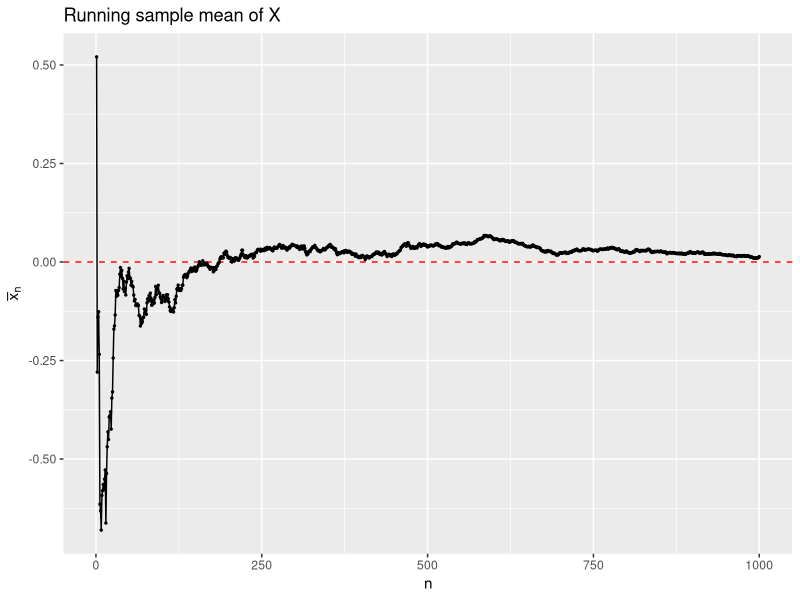
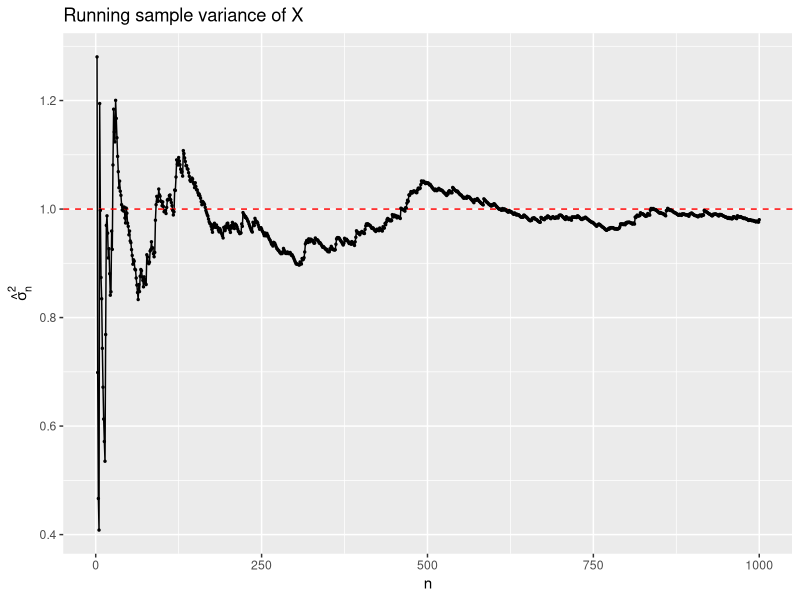
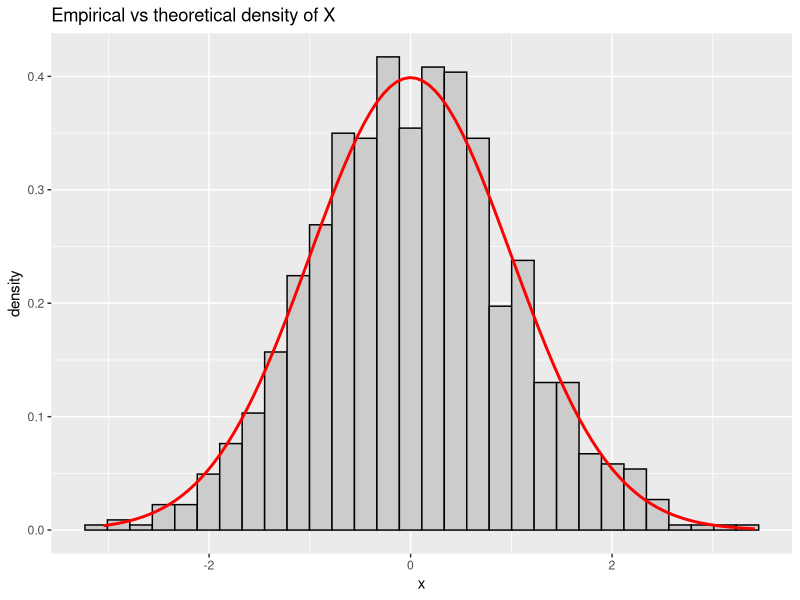
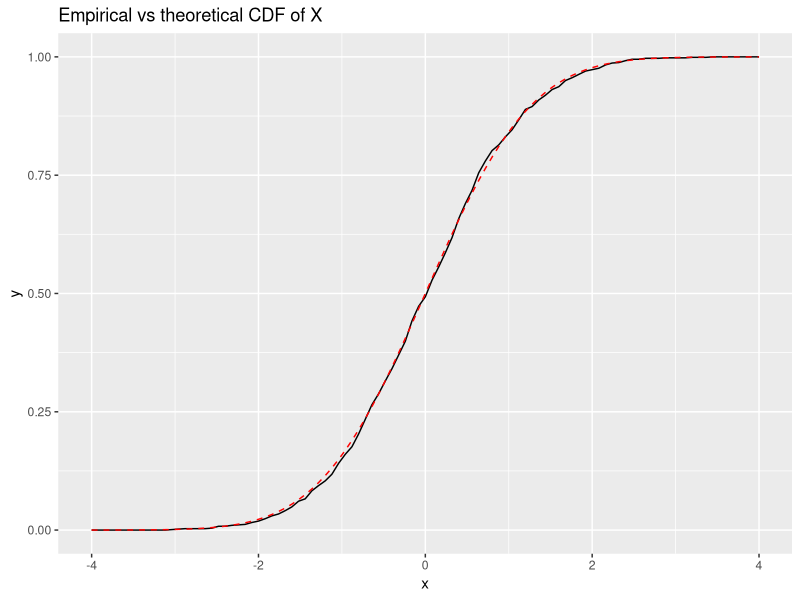
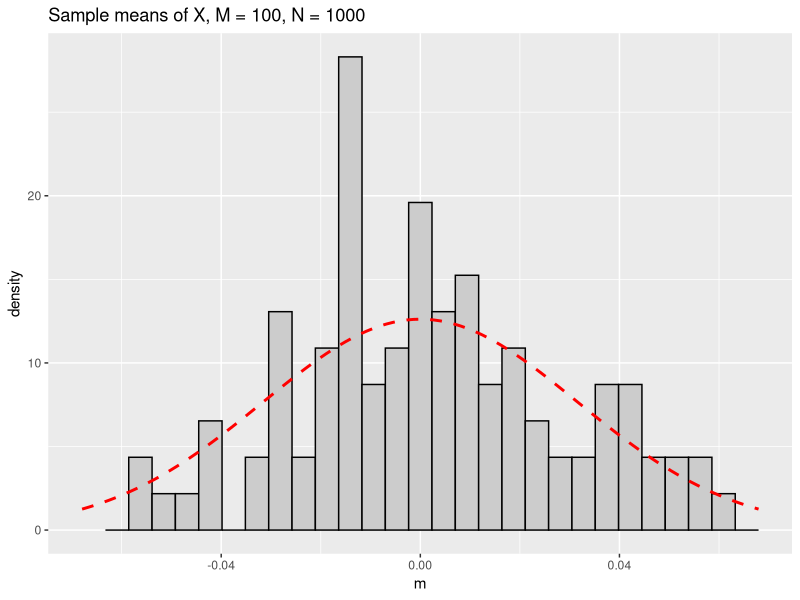
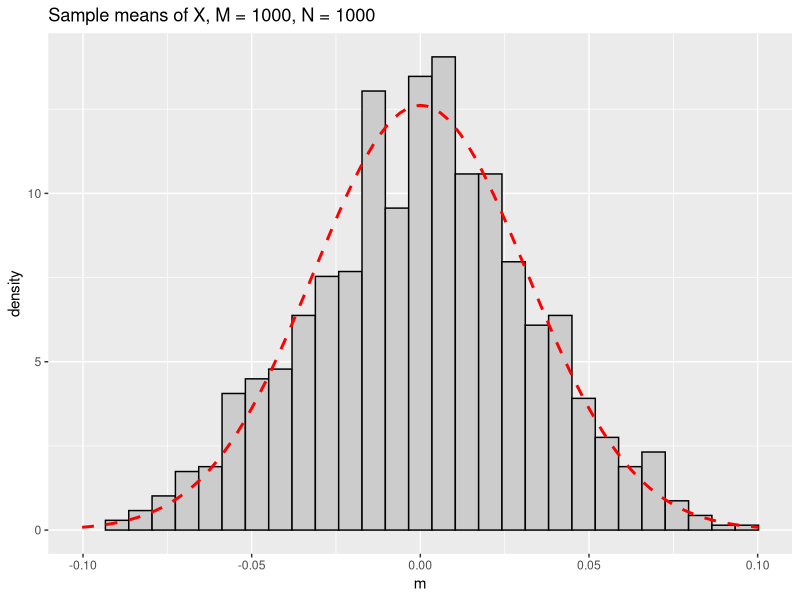
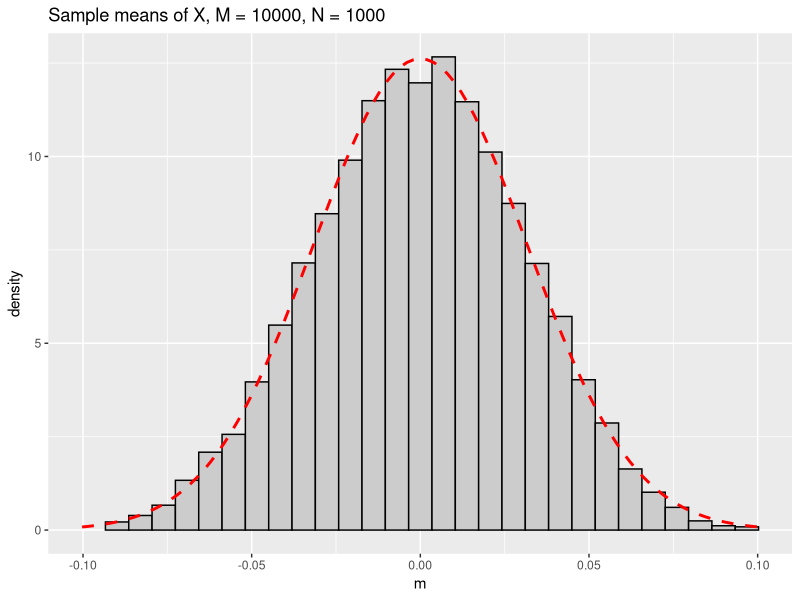
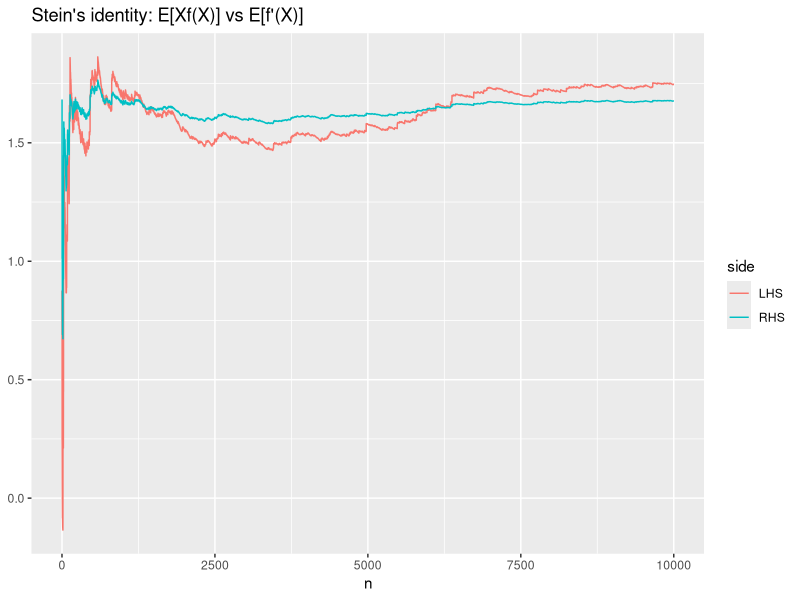

The R source for these figures, in order:
library(ggplot2)
library(tidyr)

# ---------------------------------------------------------------------------
# Problem 1.5(a)-(f): Monte Carlo approximation of E[X], g(x) = x throughout
# ---------------------------------------------------------------------------

MonteCarloApprox <- function(
  seed,
  N = 1000,
  M = c(100, 1000),
  Mean = 0,
  Sd = 1
) {

  dXdist = function(x) dnorm(x, mean = Mean, sd = Sd)
  pXdist = function(q) pnorm(q, mean = Mean, sd = Sd)
  rXdist = function(n) rnorm(n, mean = Mean, sd = Sd)
  set.seed(seed)

  # b) sample X
  vec <- rXdist(N)

  # c) running sample mean and variance
  runningMean <- cumsum(vec) / seq_along(vec)

  runningVar <- rep(NA_real_, N) # need n >= 2
  for (n in 2:N) {
    runningVar[n] <- sum((vec[1:n] - runningMean[n])^2) / (n - 1)
  }

  plotSampleMean <- ggplot(data.frame(n = seq_along(runningMean), mean = runningMean),
                            aes(x = n, y = mean)) +
    geom_line() +
    geom_hline(yintercept = Mean, color = "red", linetype = "dashed") +
    geom_point(size = 0.5) +
    labs(x = "n", y = expression(bar(x)[n]), title = "Running sample mean of X")

  plotSampleVar <- ggplot(data.frame(n = seq_along(runningVar), var = runningVar),
                           aes(x = n, y = var)) +
    geom_line() +
    geom_hline(yintercept = Sd, color = "red", linetype = "dashed") +
    geom_point(size = 0.5) +
    labs(x = "n", y = expression(hat(sigma)[n]^2), title = "Running sample variance of X")

  # d) density histogram of X vs the theoretical density of X
  plotDensity <- ggplot(data.frame(x = vec), aes(x = x)) +
    geom_histogram(aes(y = after_stat(density)), bins = 30, colour = "black", fill = "grey80") +
    stat_function(fun = dXdist, colour = "red", linewidth = 1) +
    labs(title = "Empirical vs theoretical density of X")

  # e) empirical vs theoretical distribution function of X
  empDistFunc <- function(t) sapply(t, function(tt) mean(vec <= tt))

  plotDistFunc <- ggplot(data.frame(x = c(-4, 4)), aes(x = x)) +
    geom_function(fun = empDistFunc, colour = "black") +
    geom_function(fun = pXdist, colour = "red", linetype = "dashed") +
    labs(title = "Empirical vs theoretical CDF of X")

  # f) distribution of the sample mean, for each choice of M
  sampleMeanPlots <- vector("list", length(M))
  maxWidth <- 0.00000001
  
  for (i in seq_along(M)) {
    Mchoice <- M[i]
    newVec  <- rXdist(Mchoice * N)

    independentSampleMeans <- numeric(Mchoice)
    for (j in seq_len(Mchoice)) {
      independentSampleMeans[j] <- mean(newVec[((j - 1) * N + 1):(j * N)])
    }

    maxWidth <- max(maxWidth, quantile(independentSampleMeans, probs = c(0.999)))

    # Exact density of the sample mean: X ~ N(0,1), so the mean of N iid
    # draws is exactly N(0, 1/N) -- no need to approximate.
    p <- ggplot(data.frame(m = independentSampleMeans), aes(x = m)) +
      geom_histogram(aes(y = after_stat(density)), bins = 30, colour = "black", fill = "grey80") +
      stat_function(fun = function(m) dnorm(m, mean = 0, sd = 1 / sqrt(N)),
                    colour = "red", linetype = "dashed", linewidth = 1) +
      labs(title = paste0("Sample means of X, M = ", Mchoice, ", N = ", N)) +
      xlim(c(-maxWidth, maxWidth))

    sampleMeanPlots[[i]] <- p
  }

  list(
    plotSampleMean  = plotSampleMean,
    plotSampleVar   = plotSampleVar,
    plotDensity     = plotDensity,
    plotDistFunc    = plotDistFunc,
    sampleMeanPlots = sampleMeanPlots
  )
}

# first run
firstRun <- MonteCarloApprox(
  seed = 2026,
  N = 1000,
  M = 10**seq(2,4)
)

# print everything
print(firstRun$plotSampleMean)
print(firstRun$plotSampleVar)
print(firstRun$plotDensity)
print(firstRun$plotDistFunc)
for (p in firstRun$sampleMeanPlots) print(p) 
#Clearly the histogram resembles the N(0,1/N) distribution far better for bigger N


# ---------------------------------------------------------------------------
# Problem 1.5(g): Stein's identity, illustrated numerically
# ---------------------------------------------------------------------------
# Stein's identity (1.1(b)): for X ~ N(0,1),  E[X f(X)] = E[f'(X)].
# We estimate both sides by Monte Carlo and watch them converge.

steinIdentity <- function(f, fprime, N = 10000, seed = 2026, plot = TRUE) {
  set.seed(seed)
  x <- rnorm(N)

  runningLHS <- cumsum(x * f(x)) / seq_len(N)   # estimate of E[X f(X)]
  runningRHS <- cumsum(fprime(x)) / seq_len(N)  # estimate of E[f'(X)]

  cat("E[X f(X)] approx:", round(tail(runningLHS, 1), 4), "\n")
  cat("E[f'(X)]  approx:", round(tail(runningRHS, 1), 4), "\n\n")

  if (plot) {
    df <- data.frame(n = seq_len(N), LHS = runningLHS, RHS = runningRHS)
    df <- pivot_longer(df, cols = c(LHS, RHS), names_to = "side", values_to = "value")
    print(
      ggplot(df, aes(x = n, y = value, colour = side)) +
        geom_line() +
        labs(title = "Stein's identity: E[Xf(X)] vs E[f'(X)]", y = NULL)
    )
  }

  invisible(list(lhs = tail(runningLHS, 1), rhs = tail(runningRHS, 1)))
}

# f(x) = exp(x), f'(x) = exp(x)
steinIdentity(f = exp, fprime = exp)

# f(x) = sin(x), f'(x) = cos(x)
steinIdentity(f = sin, fprime = cos)

# # f(x) = x**2, f'(x) = 2x
# steinIdentity(f = function(x){x**2}, fprime = function(x){2*x})
